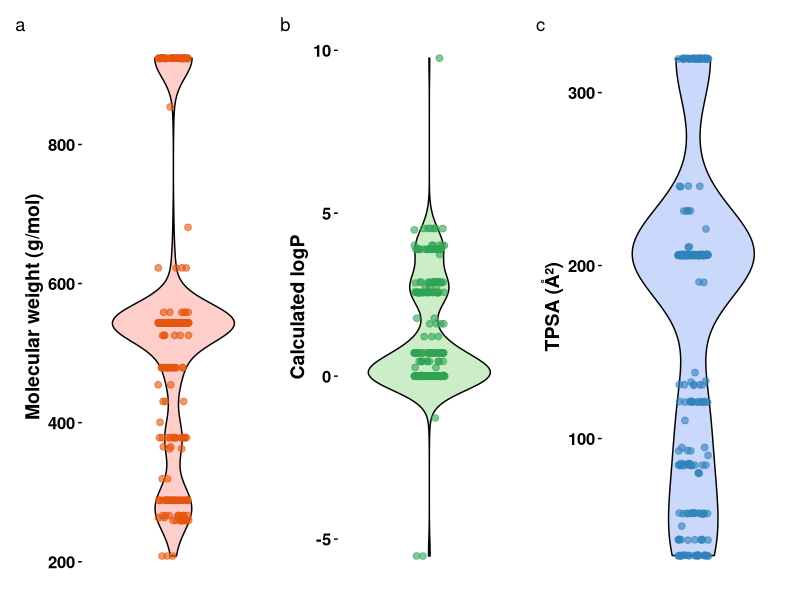
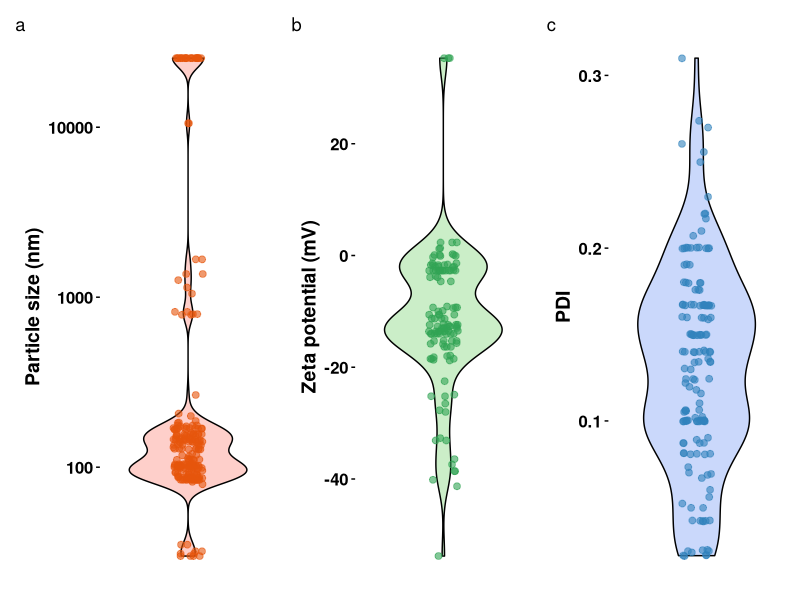
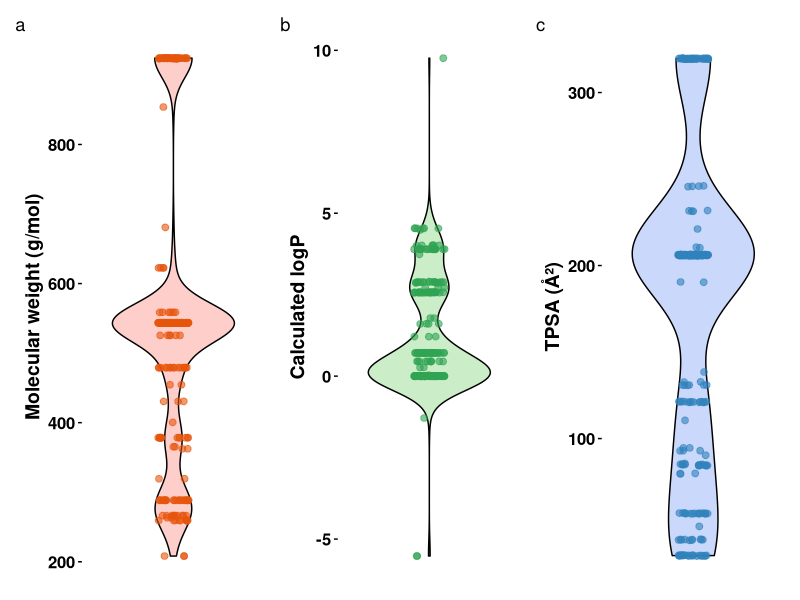
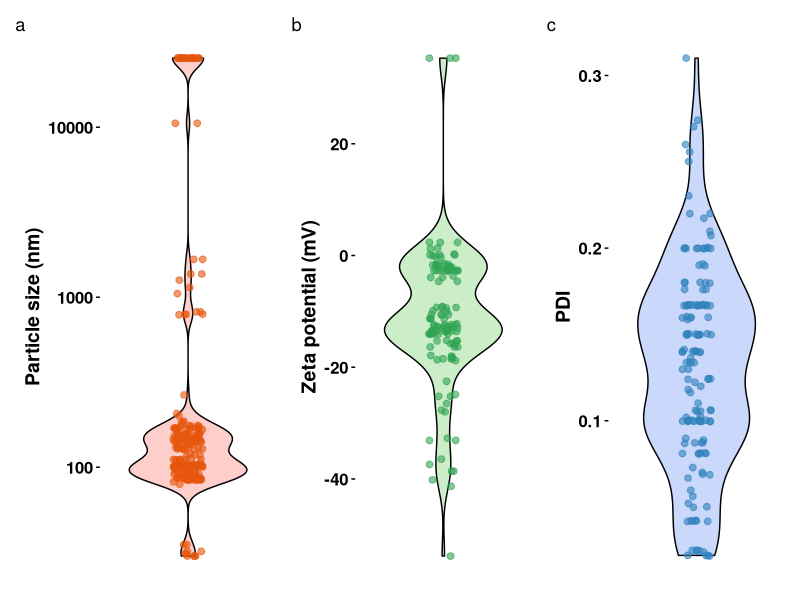

The R source for these figures, in order:
library(readr)
library(ggplot2)
library(patchwork)  
library(dplyr)
library(rlang)

backend_data <- read_csv("data/unprocessed/backend_data.csv")

mol_desc_df <- backend_data[, c("MolWt", "TPSA", "MolLogP")]
formulation_df <- backend_data[, c("particle_size_nm", "zeta_potential", "PDI")]


# Define the theme for labels
thm <- theme(plot.tag = element_text(face = "bold", size = 14))

# Function to make a violin plot with overlaid points
plot_violin_points <- function(data, var, label, fill_color, point_color, log_x = FALSE) {
  var_sym <- rlang::sym(var)
  
  base_scale <- if (log_x) scale_y_log10() else scale_y_continuous()
  
  ggplot(data, aes(x = "", y = !!var_sym)) +
    geom_violin(fill = fill_color, color = "black", width = 0.8, alpha = 0.7) +
    geom_jitter(color = point_color, width = 0.1, size = 2, alpha = 0.6) +
    labs(x = NULL, y = label) +
    base_scale +
    theme_minimal() +
    theme(
      axis.text.x = element_blank(),
      axis.ticks.x = element_blank(),
      axis.ticks.y = element_line(color = "black"),   # y-axis tick marks
      axis.text.y = element_text(face = "bold", size = 12, color = "black"), # y-axis tick labels
      axis.title.y = element_text(face = "bold", size = 14),
      panel.grid = element_blank() # border around plot
    )
}


# generate plots for molwt, logp, and tpsa
plot_molwt <- plot_violin_points(mol_desc_df, 
                                 "MolWt", "Molecular weight (g/mol)", 
                                 fill_color = "#FDBAB3", 
                                 point_color = "#E6550D")
plot_logp  <- plot_violin_points(mol_desc_df, 
                                 "MolLogP", 
                                 "Calculated logP", 
                                 fill_color = "#B5E7B0", 
                                 point_color = "#31A354")

plot_tpsa  <- plot_violin_points(mol_desc_df, 
                                 "TPSA", 
                                 "TPSA (Å²)", 
                                 fill_color = "#B3C7F9", 
                                 point_color = "#3182BD")

# Combine and annotate and save
final_plot <- (plot_molwt | plot_logp | plot_tpsa) +
  plot_annotation(
    tag_levels = "a",
    theme = theme(plot.tag = element_text(face = "bold", size = 14))
  )

final_plot


ggsave(
  "figures/mol_descriptors.png",  # Filename
  plot = final_plot,  # Plot to save
  dpi = 600,  # Set the resolution to 300 DPI (high resolution)
  width = 10,  # Set the width of the image (in inches)
  height = 8,  # Set the height of the image (in inches)
  units = "in",  # Set units to inches
  device = "png"  # Save as PNG
)


#plot ps, zp, and pdi

plot_ps <- plot_violin_points(
  formulation_df, 
  "particle_size_nm", 
  "Particle size (nm)", 
  fill_color = "#FDBAB3", 
  point_color = "#E6550D",  # choose any contrasting point color
  log_x = TRUE
)

plot_zp <- plot_violin_points(
  formulation_df, 
  "zeta_potential", 
  "Zeta potential (mV)", 
  fill_color = "#B5E7B0", 
  point_color = "#31A354"
)

plot_PDI <- plot_violin_points(
  formulation_df, 
  "PDI", 
  "PDI", 
  fill_color = "#B3C7F9", 
  point_color = "#3182BD"
)

# Combine, annotate and save 
formulation_properties <- (plot_ps | plot_zp | plot_PDI) +
  plot_annotation(
    tag_levels = "a",
    theme = theme(plot.tag = element_text(face = "bold", size = 14))
  )

formulation_properties


# Save the combined plot as a high-resolution PNG
ggsave(
  "figures/formulation_properties.png",  # Filename
  plot = formulation_properties,  # Plot to save
  dpi = 600,  # Set the resolution to 300 DPI (high resolution)
  width = 10,  # Set the width of the image (in inches)
  height = 8,  # Set the height of the image (in inches)
  units = "in",  # Set units to inches
  device = "png"  # Save as PNG
)

#get summary stats for word document 
summary_stats <- formulation_df |>
  dplyr::select(particle_size_nm, zeta_potential, PDI) |>
  purrr::map_df(~ tibble(
    min = min(.x, na.rm = TRUE),
    median = median(.x, na.rm = TRUE),
    max = max(.x, na.rm = TRUE)
  ), .id = "Descriptor")

print(summary_stats)